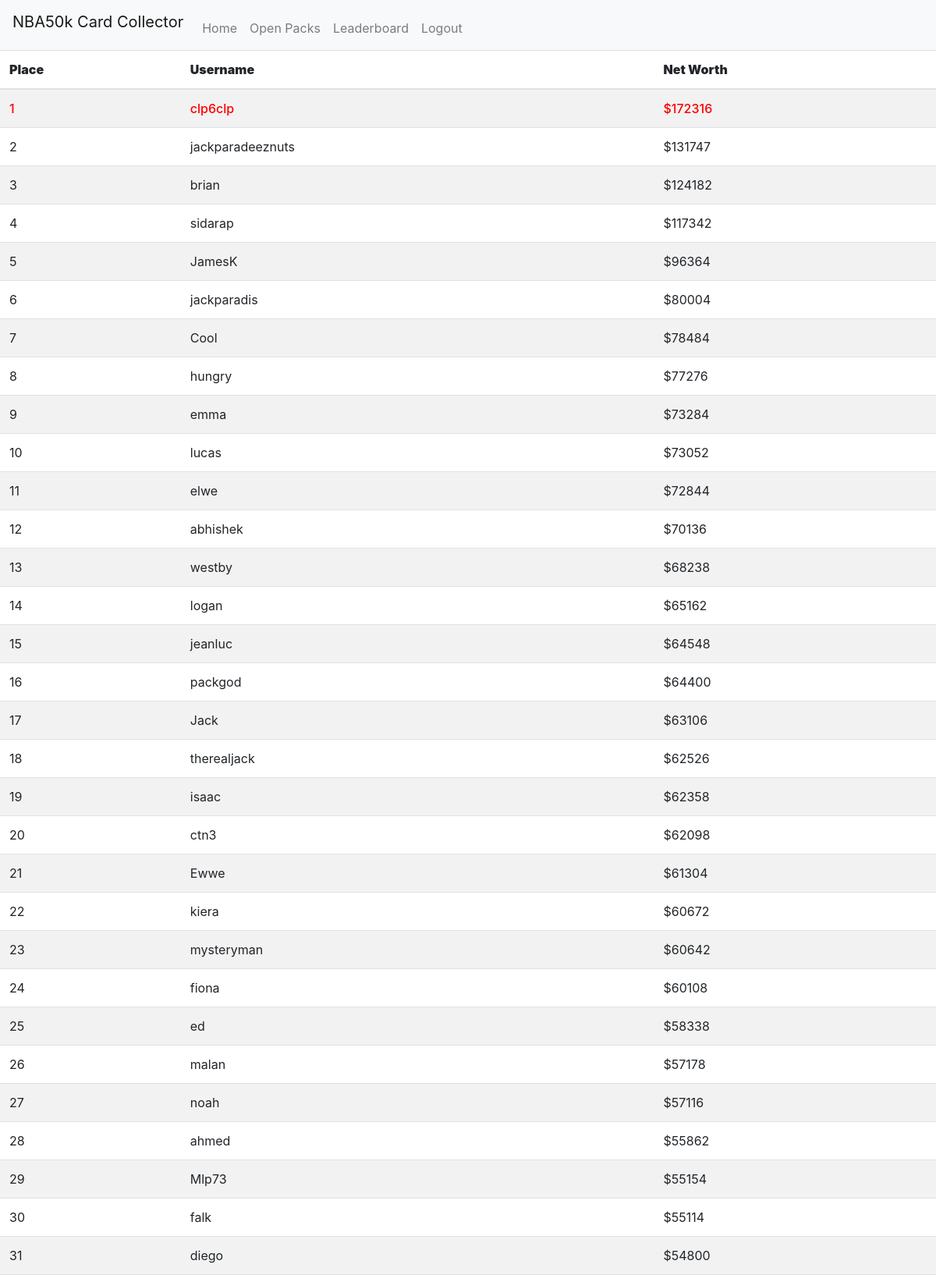
The page /leaderboard (signed in, upper part) on the database its author committed.
### tables this page shows
CREATE TABLE 'users' ('id' integer PRIMARY KEY AUTOINCREMENT NOT NULL, 'username' varchar(250), 'hash' varchar(350), 'cash' numeric DEFAULT 50000 , 'networth' numeric);

### application.py (the view)
@app.route("/leaderboard", methods=["GET", "POST"])
@login_required
def leaderboard():
    points = db.execute("SELECT cash FROM users WHERE id=:user_id", user_id=session["user_id"])
    username = db.execute("SELECT username FROM users WHERE id=:user_id", user_id=session["user_id"])
    if request.method == "GET":
        total_overalls = 0
        counter = 0
        overalls = db.execute('SELECT overall FROM players JOIN collection ON collection.player_id = players.id WHERE user_id=:user_id', user_id=session["user_id"])
        for x in overalls:
            total_overalls += x["overall"]
            counter += 1
        total_value= ((total_overalls-(counter*78))*400) + (counter)*5000
        networth = total_value + points[0]["cash"]
        db.execute('UPDATE users SET networth=:networth WHERE id=:user_id', networth=networth, user_id=session["user_id"])
        users = db.execute("SELECT * FROM users ORDER BY networth desc")
        y = 0
        x = 1
        username = username[0]["username"]
        for user in users:
            user["place"] = x
            x += 1
            if user["username"]==username:
                y = user["place"]
        x = x-1
        return render_template("leaderboard.html", points=points, users=users, username=username, y=y, x=x)
    else:
        return render_template("leaderboard.html", points=points, users=users, username=username, y=y, x=x)

### application.py (called while the page is built)
@app.after_request
def after_request(response):
    response.headers["Cache-Control"] = "no-cache, no-store, must-revalidate"
    response.headers["Expires"] = 0
    response.headers["Pragma"] = "no-cache"
    return response

### helpers.py (called while the page is built)
def login_required(f):
    @wraps(f)
    def decorated_function(*args, **kwargs):
        if session.get("user_id") is None:
            return redirect("/login")
        return f(*args, **kwargs)
    return decorated_function

### templates/leaderboard.html (shortened to what this page needs)
<!DOCTYPE html>
<head>
    <link href="https://stackpath.bootstrapcdn.com/bootstrap/4.1.3/css/bootstrap.min.css" rel="stylesheet">
    <link href="/static/styles.css" rel="stylesheet">
    <nav class="navbar navbar-expand-lg navbar-light bg-light">
            <div class="nav" id"navbar">
                    <a class="navbar-brand" href="/">NBA50k Card Collector</a>
                <ul class="navbar-nav mr-auto mt-2">
                    <li class="nav-item"><a class="nav-link" href="/">Home</a></li>
                    <li class="nav-item"><a class="nav-link" href="/openpacks">Open Packs</a></li>
                    <li class="nav-item"><a class="nav-link" href="/leaderboard">Leaderboard</a></li>
                </ul>
                <ul class="navbar-nav ml-auto mt-2">
                    <li class="nav-item"><a class="nav-link" href="/login">Logout</a></li>
                </ul>
            </div>
    </nav>
</head>
<body class="wood">
<table class="table table-striped">
    <thead>
       <tr>
           <th><b>Place</b></th>
           <th><b>Username</b></th>
           <th><b>Net Worth</b></th>
       </tr>
    </thead>
    <tbody>
        {% for x in users %}
        <tr>
            {% if x.username == username %}
            <div>
            <td class="red">{{x.place}}</td>
            <td class="red">{{x.username}}</td>
            <td class="red">${{x.networth}}</td>
            </div>
            {% else %}
            <td>{{x.place}}</td>
            <td>{{x.username}}</td>
            <td>${{x.networth}}</td>
            {% endif %}
        </tr>
        {% endfor %}
    </tbody>
</table>
</body>

### static/styles.css (style rules this page uses)
.wood { background-image: url('http://textures.world/wp-content/uploads/2018/10/Natural-Seamless-Light-Wood-Texture-1-copy.jpg'); }
.red { color: red; font-weight:500; }

### rows shown on the page
users: place "1", username "clp6clp", networth "172316"
users: place "2", username "jackparadeeznuts", networth "131747"
users: place "3", username "brian", networth "124182"
users: place "4", username "sidarap", networth "117342"
users: place "5", username "JamesK", networth "96364"
users: place "6", username "jackparadis", networth "80004"
users: place "7", username "Cool", networth "78484"
users: place "8", username "hungry", networth "77276"
users: place "9", username "emma", networth "73284"
users: place "10", username "lucas", networth "73052"
users: place "11", username "elwe", networth "72844"
users: place "12", username "abhishek", networth "70136"
users: place "13", username "westby", networth "68238"
users: place "14", username "logan", networth "65162"
users: place "15", username "jeanluc", networth "64548"
users: place "16", username "packgod", networth "64400"
users: place "17", username "Jack", networth "63106"
users: place "18", username "therealjack", networth "62526"
users: place "19", username "isaac", networth "62358"
users: place "20", username "ctn3", networth "62098"
users: place "21", username "Ewwe", networth "61304"
users: place "22", username "kiera", networth "60672"
users: place "23", username "mysteryman", networth "60642"
users: place "24", username "fiona", networth "60108"
users: place "25", username "ed", networth "58338"
users: place "26", username "malan", networth "57178"
users: place "27", username "noah", networth "57116"
users: place "28", username "ahmed", networth "55862"
users: place "29", username "Mlp73", networth "55154"
users: place "30", username "falk", networth "55114"
users: place "31", username "diego", networth "54800"
